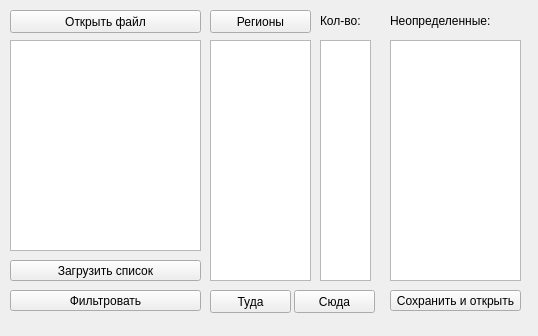
<?xml version="1.0" encoding="UTF-8"?>
<ui version="4.0">
 <class>Listex</class>
 <widget class="QWidget" name="Listex">
  <property name="geometry">
   <rect>
    <x>0</x>
    <y>0</y>
    <width>538</width>
    <height>336</height>
   </rect>
  </property>
  <property name="windowTitle">
   <string>Сортировка по регионам: список</string>
  </property>
  <widget class="QLabel" name="label_2">
   <property name="geometry">
    <rect>
     <x>0</x>
     <y>-30</y>
     <width>561</width>
     <height>401</height>
    </rect>
   </property>
   <property name="text">
    <string>&lt;html&gt;&lt;head/&gt;&lt;body&gt;&lt;p&gt;&lt;img src=&quot;:/images/141234.jpg&quot;/&gt;&lt;/p&gt;&lt;/body&gt;&lt;/html&gt;</string>
   </property>
  </widget>
  <widget class="QPushButton" name="pushButton_2">
   <property name="geometry">
    <rect>
     <x>10</x>
     <y>290</y>
     <width>191</width>
     <height>21</height>
    </rect>
   </property>
   <property name="text">
    <string>Фильтровать</string>
   </property>
  </widget>
  <widget class="QPushButton" name="pushButton_3">
   <property name="geometry">
    <rect>
     <x>10</x>
     <y>10</y>
     <width>191</width>
     <height>23</height>
    </rect>
   </property>
   <property name="text">
    <string>Открыть файл</string>
   </property>
  </widget>
  <widget class="QPushButton" name="pushButton">
   <property name="geometry">
    <rect>
     <x>10</x>
     <y>260</y>
     <width>191</width>
     <height>21</height>
    </rect>
   </property>
   <property name="text">
    <string>Загрузить список</string>
   </property>
  </widget>
  <widget class="QListWidget" name="listWidget">
   <property name="enabled">
    <bool>true</bool>
   </property>
   <property name="geometry">
    <rect>
     <x>10</x>
     <y>40</y>
     <width>191</width>
     <height>211</height>
    </rect>
   </property>
   <property name="horizontalScrollBarPolicy">
    <enum>Qt::ScrollBarAlwaysOff</enum>
   </property>
  </widget>
  <widget class="QPushButton" name="pushButton_4">
   <property name="geometry">
    <rect>
     <x>210</x>
     <y>10</y>
     <width>101</width>
     <height>23</height>
    </rect>
   </property>
   <property name="text">
    <string>Регионы</string>
   </property>
  </widget>
  <widget class="QListWidget" name="listWidget_2">
   <property name="geometry">
    <rect>
     <x>210</x>
     <y>40</y>
     <width>101</width>
     <height>241</height>
    </rect>
   </property>
   <property name="verticalScrollBarPolicy">
    <enum>Qt::ScrollBarAlwaysOff</enum>
   </property>
   <property name="horizontalScrollBarPolicy">
    <enum>Qt::ScrollBarAlwaysOff</enum>
   </property>
  </widget>
  <widget class="QListWidget" name="listWidget_3">
   <property name="geometry">
    <rect>
     <x>320</x>
     <y>40</y>
     <width>51</width>
     <height>241</height>
    </rect>
   </property>
   <property name="verticalScrollBarPolicy">
    <enum>Qt::ScrollBarAlwaysOff</enum>
   </property>
   <property name="horizontalScrollBarPolicy">
    <enum>Qt::ScrollBarAlwaysOff</enum>
   </property>
  </widget>
  <widget class="QLabel" name="label_3">
   <property name="geometry">
    <rect>
     <x>320</x>
     <y>10</y>
     <width>47</width>
     <height>21</height>
    </rect>
   </property>
   <property name="text">
    <string>Кол-во:</string>
   </property>
  </widget>
  <widget class="QPushButton" name="pushButton_5">
   <property name="geometry">
    <rect>
     <x>390</x>
     <y>290</y>
     <width>131</width>
     <height>21</height>
    </rect>
   </property>
   <property name="text">
    <string>Сохранить и открыть</string>
   </property>
  </widget>
  <widget class="QLabel" name="label">
   <property name="geometry">
    <rect>
     <x>10</x>
     <y>315</y>
     <width>361</width>
     <height>16</height>
    </rect>
   </property>
   <property name="text">
    <string/>
   </property>
  </widget>
  <widget class="QListWidget" name="listWidget_4">
   <property name="geometry">
    <rect>
     <x>390</x>
     <y>40</y>
     <width>131</width>
     <height>241</height>
    </rect>
   </property>
  </widget>
  <widget class="QLabel" name="label_4">
   <property name="geometry">
    <rect>
     <x>390</x>
     <y>10</y>
     <width>131</width>
     <height>21</height>
    </rect>
   </property>
   <property name="text">
    <string>Неопределенные:</string>
   </property>
  </widget>
  <widget class="QPushButton" name="pushButton_6">
   <property name="geometry">
    <rect>
     <x>210</x>
     <y>290</y>
     <width>81</width>
     <height>23</height>
    </rect>
   </property>
   <property name="text">
    <string>Туда</string>
   </property>
  </widget>
  <widget class="QPushButton" name="pushButton_7">
   <property name="geometry">
    <rect>
     <x>294</x>
     <y>290</y>
     <width>81</width>
     <height>23</height>
    </rect>
   </property>
   <property name="text">
    <string>Сюда</string>
   </property>
  </widget>
 </widget>
 <resources/>
 <connections/>
</ui>
